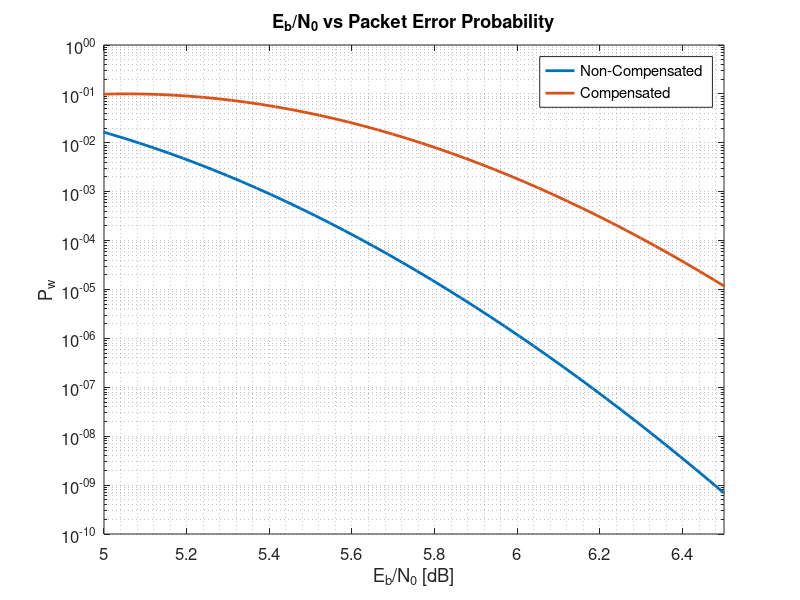

Reproduce this figure in MATLAB.
clear all; close all;
ebnoStart = 3;
ebnoStop  = 6.5;
ebnodB = linspace(ebnoStart,ebnoStop,100);
ebno = 10.^(ebnodB/10);
N = 220;
K = 188;
T = 17;
Ps = 0.5*(erfc(sqrt(ebno)));
Ps_cmp = 0.5*(erfc(sqrt(ebno)));


ebnodB_cmp = ebnodB-10*log10(K/N);

pw = nchoosek(N,T).*(8.*Ps).^T.*(1-8.*Ps).^(N-T);
pw_cmp = nchoosek(N,T).*(8.*Ps_cmp).^T.*(1-8.*Ps_cmp).^(N-T);


figure()
semilogy(ebnodB,pw,'linewidth',2);
hold on;
semilogy(ebnodB-10*log10(K/N),pw_cmp,'linewidth',2);
xlabel('E_b/N_0 [dB]');
ylabel('P_w');
xticks(5:0.2:ebnoStop)
xlim([5,ebnoStop])
set(gca,'fontsize',12);
title('E_b/N_0 vs Packet Error Probability');
grid minor;
legend('Non-Compensated','Compensated','location','best')
saveas(gcf,'EbnoTsk722','epsc');
